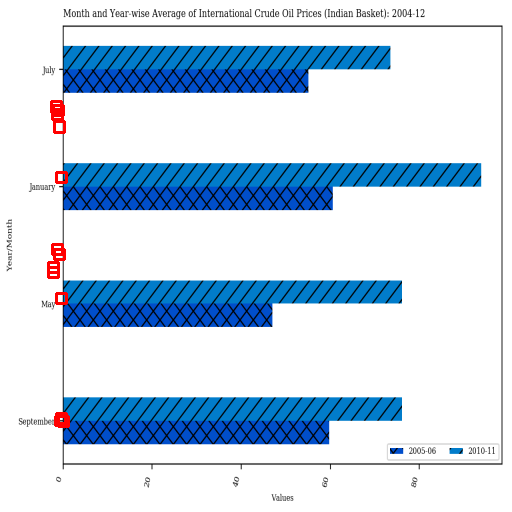
#> input picture Axis_Detection/samples/10061.png, 512 x 512 px
$ python -i contour_point.py   (imports and definitions only)
#> lines starting #> are read from the running program, lines starting #| are printed output that depends on the picture; after the words box and inside, x2 and y2 are one past the last pixel; in counts of white or black regions, pixels touching at a corner belong together
import os
import cv2
import json
import numpy as np


def get_corner(img_path):
#> called with img_path = '../../Axis_Detection/samples/10061.png'
    if type(img_path) == np.ndarray:
        img = img_path
    else:
        img = cv2.imread(img_path, -1)
#> img is the input picture: shape (512, 512, 3); mean B, G, R 232.5, 215.3, 197.4

    if len(img.shape) == 3:
        gray = cv2.cvtColor(img, cv2.COLOR_BGR2GRAY)
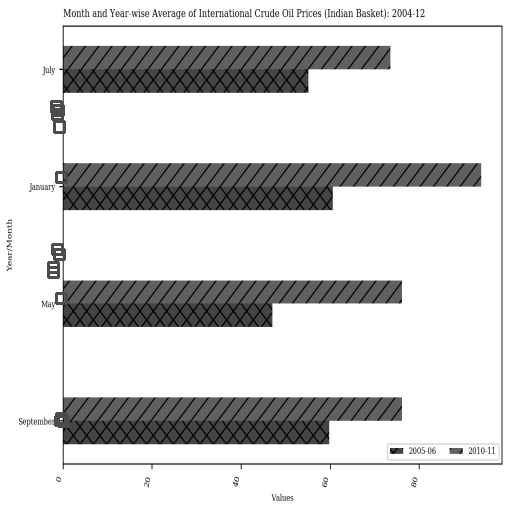
#> gray: shape (512, 512); min 0, max 255, mean 211.9
    elif len(img.shape) == 2:
        gray = img
    # binary = cv2.bitwise_not(gray)
    ret, thresh = cv2.threshold(gray, 50, 255, cv2.THRESH_BINARY)
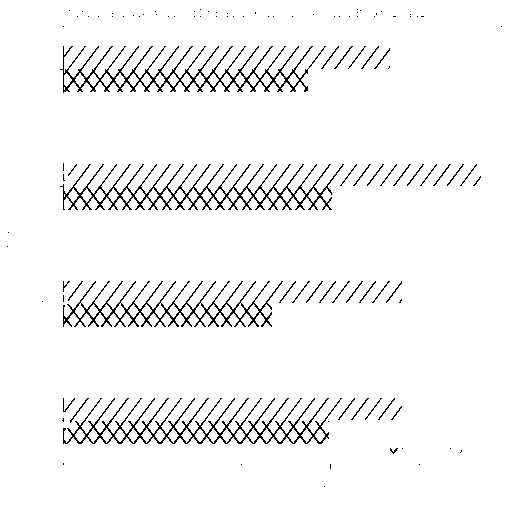
#> thresh: shape (512, 512); 95.8% white; black in thin lines or dots
    # cv2.imshow("ff", thresh)
    # cv2.waitKey(0)
    contours, hierarchy = cv2.findContours(thresh, cv2.RETR_TREE, cv2.CHAIN_APPROX_NONE)
#> contours = 359 contours, 263 with area under 20; largest, box (x1, y1, x2, y2) and area: (0, 0, 512, 512) 261121, (59, 163, 345, 211) 4954, (62, 397, 330, 445) 4795, (59, 45, 314, 94) 4468, (62, 280, 284, 328) 3436

    bbs = []
    centers = []

    for contour in contours:
        (x,y,w,h) = cv2.boundingRect(contour)
        bbs.append([x,y,w,h])
        cx = x + int(w*1./2)
        cy = y + int(h*1./2)
        centers.append([cx, cy])
#> this loop made 359 passes
#> (x, y, w, h, cx, cy) on passes 1, 4, 6: (0, 0, 512, 512, 256, 256), (329, 463, 3, 7, 330, 466), (62, 462, 3, 4, 63, 464)
#> after the loop, bbs = 359 items, first 6: [0, 0, 512, 512], [323, 485, 3, 3], [418, 463, 3, 3], [329, 463, 3, 7], [240, 463, 3, 3], [62, 462, 3, 4]; centers = 359 pairs, first value 7 to 501, second value 9 to 486

        # [5 lines of commented-out code are left out]

    return bbs, centers


# [6 lines of commented-out code are left out]

>>> result = get_corner('../../Axis_Detection/samples/10061.png')

$ run again, on Axis_Detection/samples/134966.png
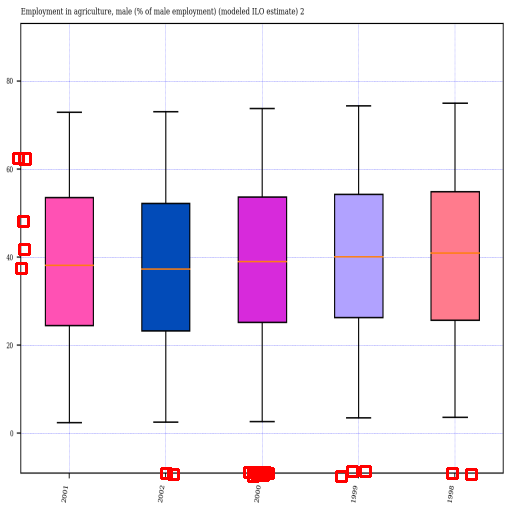
#> input picture Axis_Detection/samples/134966.png, 512 x 512 px
#> in get_corner, img is the input picture: shape (512, 512, 3); mean B, G, R 240.4, 229.2, 240.5
#> in get_corner, `gray = cv2.cvtColor(img, cv2.COLOR_BGR2GRAY)`:
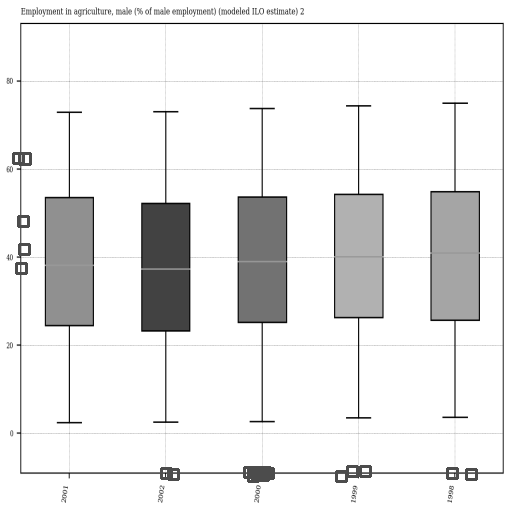
#> gray: shape (512, 512); min 0, max 255, mean 233.8
#> in get_corner, `ret, thresh = cv2.threshold(gray, 50, 255, cv2.THRESH_BINARY)`:
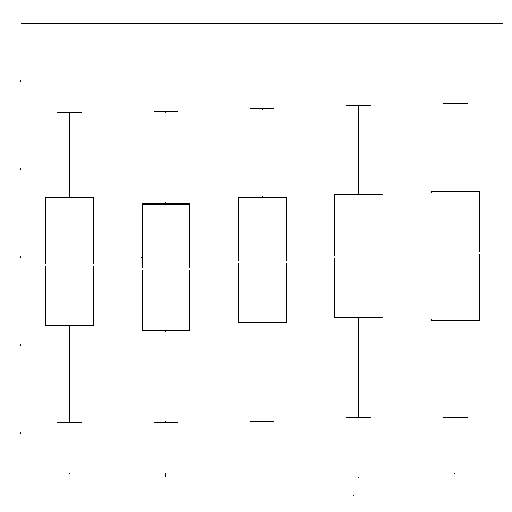
#> thresh: shape (512, 512); 99% white; black in thin lines or dots, all inside (x1, y1, x2, y2) = (20, 23, 503, 496)
#> contours = 28 contours, 10 with area under 20; largest, box (x1, y1, x2, y2) and area: (0, 0, 512, 512) 261121, (20, 22, 504, 25) 964, (44, 111, 95, 265) 577, (44, 265, 95, 424) 573, (333, 257, 384, 419) 462
#> the loop in get_corner, `for contour in contours:` made 28 passes
#> (x, y, w, h, cx, cy) on passes 1, 5, 7, 8, 9, 10, 11, 12: (0, 0, 512, 512, 256, 256), (164, 472, 3, 6, 165, 475), (19, 431, 3, 4, 20, 433), (249, 420, 26, 3, 262, 421), (153, 420, 26, 4, 166, 422), (442, 416, 27, 3, 455, 417), (19, 343, 3, 4, 20, 345), (141, 269, 50, 64, 166, 301)
#> after the loop in get_corner, `for contour in contours:`: bbs = 28 items, first 6: [0, 0, 512, 512], [352, 494, 3, 3], [357, 476, 3, 3], [453, 472, 3, 3], [164, 472, 3, 6], [68, 472, 3, 3]; centers = 28 pairs, first value 20 to 455, second value 23 to 495
